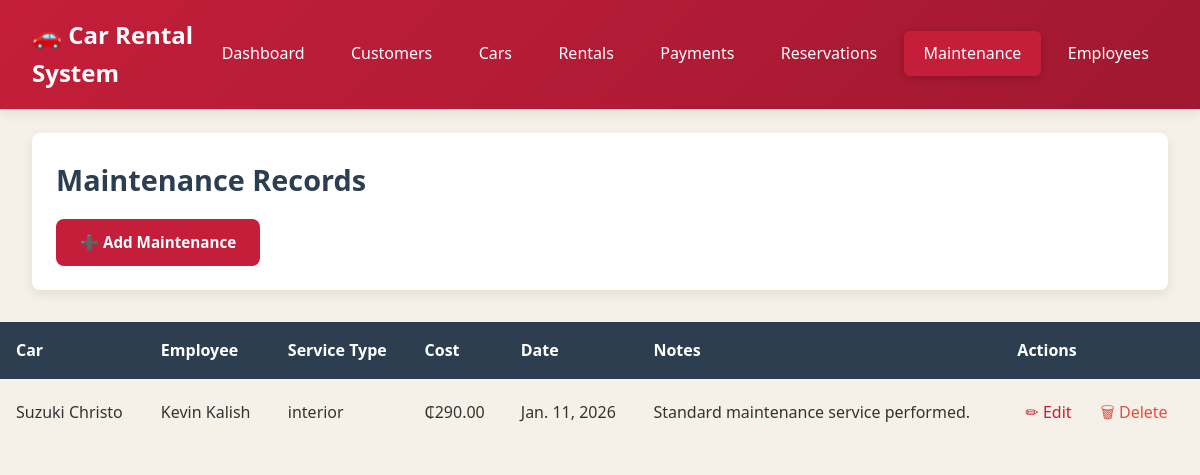
Page /maintenances/ (signed in) on the committed database.
### d_autos_app/models.py (models this page shows, shortened)
class Maintenance(models.Model):
    STATUS_SCHEDULED = 'scheduled'
    STATUS_IN_PROGRESS = 'in_progress'
    STATUS_COMPLETED = 'completed'
    STATUS_CANCELLED = 'cancelled'
    STATUS_CHOICES = [
        (STATUS_SCHEDULED, 'Scheduled'),
        (STATUS_IN_PROGRESS, 'In Progress'),
        (STATUS_COMPLETED, 'Completed'),
        (STATUS_CANCELLED, 'Cancelled'),
    ]
    PRIORITY_LOW = 'low'
    PRIORITY_MEDIUM = 'medium'
    PRIORITY_HIGH = 'high'
    PRIORITY_CRITICAL = 'critical'
    PRIORITY_CHOICES = [
        (PRIORITY_LOW, 'Low'),
        (PRIORITY_MEDIUM, 'Medium'),
        (PRIORITY_HIGH, 'High'),
        (PRIORITY_CRITICAL, 'Critical'),
    ]
    TYPE_OIL_CHANGE = 'oil_change'
    TYPE_TIRE_ROTATION = 'tire_rotation'
    TYPE_BRAKE_SERVICE = 'brake_service'
    TYPE_ENGINE_TUNE = 'engine_tune'
    TYPE_TRANSMISSION = 'transmission'
    TYPE_SUSPENSION = 'suspension'
    TYPE_ELECTRICAL = 'electrical'
    TYPE_AIR_CONDITIONING = 'air_conditioning'
    TYPE_GENERAL_SERVICE = 'general_service'
    TYPE_BODY_REPAIR = 'body_repair'
    TYPE_GLASS_REPLACEMENT = 'glass_replacement'
    TYPE_INTERIOR = 'interior'
    TYPE_EXTERIOR = 'exterior'
    MAINTENANCE_TYPE_CHOICES = [
        (TYPE_OIL_CHANGE, 'Oil Change'),
        (TYPE_TIRE_ROTATION, 'Tire Rotation'),
        (TYPE_BRAKE_SERVICE, 'Brake Service'),
        (TYPE_ENGINE_TUNE, 'Engine Tune-up'),
        (TYPE_TRANSMISSION, 'Transmission Service'),
        (TYPE_SUSPENSION, 'Suspension Repair'),
        (TYPE_ELECTRICAL, 'Electrical System'),
        (TYPE_AIR_CONDITIONING, 'Air Conditioning'),
        (TYPE_GENERAL_SERVICE, 'General Service'),
        (TYPE_BODY_REPAIR, 'Body Repair'),
        (TYPE_GLASS_REPLACEMENT, 'Glass Replacement'),
        (TYPE_INTERIOR, 'Interior Repair'),
        (TYPE_EXTERIOR, 'Exterior Repair'),
    ]
    car = models.ForeignKey(
        Car,
        on_delete=models.CASCADE,
        related_name='maintenances',
        verbose_name='Car'
    )
    employee = models.ForeignKey(
        'Employee',
        on_delete=models.SET_NULL,
        null=True,
        blank=True,
        related_name='maintenances',
        verbose_name='Assigned Mechanic',
        limit_choices_to={'role__in': ['mechanic', 'manager', 'technician']}  # Only mechanics can be assigned
    )
    scheduled_date = models.DateField(
        verbose_name='Scheduled Date',
        help_text='Date when maintenance is scheduled to start',
        default=date.today
    )
    completed_date = models.DateField(
        null=True,
        blank=True,
        verbose_name='Completed Date',
        help_text='Date when maintenance was actually completed'
    )
    next_service_date = models.DateField(
        null=True,
        blank=True,
        verbose_name='Next Service Date',
        help_text='Recommended date for next service'
    )
    next_service_mileage = models.IntegerField(
        null=True,
        blank=True,
        verbose_name='Next Service Mileage',
        help_text='Recommended mileage for next service'
    )
    service_type = models.CharField(
        max_length=50,
        choices=MAINTENANCE_TYPE_CHOICES,
        verbose_name='Maintenance Type',
        help_text='Type of maintenance/service performed',
        default=TYPE_GENERAL_SERVICE
    )
    title = models.CharField(
        max_length=200,
        verbose_name='Maintenance Title',
        help_text='Short description of the maintenance',
        default='General Maintenance Service'
    )
    status = models.CharField(
        max_length=20,
        choices=STATUS_CHOICES,
        default=STATUS_SCHEDULED,
        verbose_name='Status',
        help_text='Current status of the maintenance'
    )
    priority = models.CharField(
        max_length=20,
        choices=PRIORITY_CHOICES,
        default=PRIORITY_MEDIUM,
        verbose_name='Priority',
        help_text='Priority level of the maintenance'
    )
    cost = models.DecimalField(
        max_digits=10,
        decimal_places=2,
        verbose_name='Total Cost',
        help_text='Total cost of maintenance in Ghana Cedis (₵)',
        default=0.00
    )
    labor_cost = models.DecimalField(
        max_digits=10,
        decimal_places=2,
        null=True,
        blank=True,
        verbose_name='Labor Cost',
        help_text='Cost of labor only',
        default=0.00
    )
    parts_cost = models.DecimalField(
        max_digits=10,
        decimal_places=2,
        null=True,
        blank=True,
        verbose_name='Parts Cost',
        help_text='Cost of parts/materials only',
        default=0.00
    )
    tax_amount = models.DecimalField(
        max_digits=10,
        decimal_places=2,
        null=True,
        blank=True,
        verbose_name='Tax Amount',
        help_text='Tax amount included in total',
        default=0.00
    )
    parts_used = models.TextField(
        blank=True,
        verbose_name='Parts Used',
        help_text='List of parts and materials used (comma-separated or one per line)',
        default=''
    )
    parts_quantity = models.TextField(
        blank=True,
        verbose_name='Parts Quantity',
        help_text='Quantity of each part used',
        default=''
    )
    description = models.TextField(
        verbose_name='Detailed Description',
        help_text='Detailed description of the maintenance work performed',
        default='Standard maintenance service performed.'
    )
    notes = models.TextField(
        blank=True,
        verbose_name='Additional Notes',
        help_text='Any additional notes, recommendations, or special instructions',
        default=''
    )
    mileage_at_service = models.IntegerField(
        verbose_name='Mileage at Service',
        help_text='Car mileage when maintenance was performed (in km)',
        default=0
    )
    warranty_period = models.IntegerField(
        null=True,
        blank=True,
        verbose_name='Warranty Period (days)',
        help_text='Warranty period for this service in days',
        default=30
    )
    warranty_expiry_date = models.DateField(
        null=True,
        blank=True,
        verbose_name='Warranty Expiry Date',
        help_text='Date when warranty for this service expires'
    )
    approved_by = models.ForeignKey(
        'Employee',
        on_delete=models.SET_NULL,
        null=True,
        blank=True,
        related_name='approved_maintenances',
        verbose_name='Approved By',
        limit_choices_to={'role__in': ['manager', 'supervisor']}
    )
    approval_date = models.DateField(
        null=True,
        blank=True,
        verbose_name='Approval Date'
    )
    created_at = models.DateTimeField(auto_now_add=True)
    updated_at = models.DateTimeField(auto_now=True)
    class Meta:
        verbose_name = 'Maintenance Record'
        verbose_name_plural = 'Maintenance Records'
        ordering = ['-scheduled_date', 'priority']
        indexes = [
            models.Index(fields=['status', 'priority']),
            models.Index(fields=['car', 'scheduled_date']),
            models.Index(fields=['employee', 'status']),
        ]

class Car(models.Model):
    FUEL_CHOICES = [
        ('petrol', 'Petrol'),
        ('diesel', 'Diesel'),
        ('electric', 'Electric'),
        ('hybrid', 'Hybrid'),
    ]
    brand = models.CharField(max_length=50)
    model = models.CharField(max_length=50)
    year = models.IntegerField()
    plate_number = models.CharField(max_length=20, unique=True)
    rental_price_per_day = models.DecimalField(max_digits=10, decimal_places=2)
    availability = models.BooleanField(default=True)
    color = models.CharField(max_length=30, default='White')
    mileage = models.IntegerField(default=0, help_text="Current mileage in kilometers")
    fuel_type = models.CharField(max_length=20, choices=FUEL_CHOICES, default='petrol')
    notes = models.TextField(blank=True, help_text="Additional notes about the car")
    daily_rate = models.DecimalField(max_digits=10, decimal_places=2, blank=True, null=True)
    license_plate = models.CharField(max_length=20, blank=True, null=True)
    status = models.CharField(max_length=20, default='available')

class Employee(models.Model):
    ROLE_MANAGER = 'manager'
    ROLE_SALES_AGENT = 'sales_agent'
    ROLE_MECHANIC = 'mechanic'
    ROLE_ADMIN = 'admin'
    ROLE_CHOICES = [
        (ROLE_MANAGER, 'Manager'),
        (ROLE_SALES_AGENT, 'Sales Agent'),
        (ROLE_MECHANIC, 'Mechanic'),
        (ROLE_ADMIN, 'Administrator'),
    ]
    user = models.OneToOneField(
        User,
        on_delete=models.CASCADE,
        related_name='employee_profile',
        verbose_name='User Account'
    )
    employee_id = models.CharField(
        max_length=20,
        unique=True,
        verbose_name='Employee ID'
    )
    role = models.CharField(
        max_length=20,
        choices=ROLE_CHOICES,
        verbose_name='Role'
    )
    department = models.CharField(
        max_length=100,
        blank=True,
        verbose_name='Department'
    )
    hire_date = models.DateField(verbose_name='Hire Date')
    salary = models.DecimalField(
        max_digits=10,
        decimal_places=2,
        verbose_name='Salary'
    )
    address = models.TextField(blank=True, verbose_name='Address')
    emergency_contact = models.CharField(
        max_length=100,
        blank=True,
        verbose_name='Emergency Contact'
    )
    emergency_phone = models.CharField(
        max_length=15,
        blank=True,
        verbose_name='Emergency Phone'
    )
    class Meta:
        verbose_name = 'Employee'
        verbose_name_plural = 'Employees'
        ordering = ['employee_id']

class User(AbstractUser):
    USER_TYPE_ADMIN = 'admin'
    USER_TYPE_EMPLOYEE = 'employee'
    USER_TYPE_CHOICES = [
        (USER_TYPE_ADMIN, 'Administrator'),
        (USER_TYPE_EMPLOYEE, 'Employee'),
    ]
    username = None
    email = models.EmailField(_('email address'), unique=True)
    user_type = models.CharField(
        max_length=20,
        choices=USER_TYPE_CHOICES,
        default=USER_TYPE_EMPLOYEE,
        verbose_name='User Type'
    )
    phone = models.CharField(max_length=15, blank=True, verbose_name='Phone Number')
    profile_image = models.ImageField(
        upload_to='profile_images/',
        null=True,
        blank=True,
        verbose_name='Profile Image'
    )
    is_active = models.BooleanField(default=True)
    created_at = models.DateTimeField(auto_now_add=True)
    updated_at = models.DateTimeField(auto_now=True)
    USERNAME_FIELD = 'email'
    REQUIRED_FIELDS = []
    objects = UserManager()
    class Meta:
        verbose_name = 'User'
        verbose_name_plural = 'Users'
        ordering = ['-date_joined']
    @property
    def is_admin(self):
        return self.user_type == self.USER_TYPE_ADMIN or self.is_superuser
    @property
    def is_employee(self):
        return self.user_type == self.USER_TYPE_EMPLOYEE

### d_autos_app/views.py (the view)
# urls.py: path('maintenances/', views.maintenance_list, name='maintenance_list'),
@login_required
def maintenance_list(request):
    maintenances = Maintenance.objects.select_related('car', 'employee')
    return render(request, 'd_autos_app/maintenances.html', {'maintenances': maintenances})

### templates/d_autos_app/maintenances.html (shortened to what this page needs)
{% load static %}
<!DOCTYPE html>
<html>
<head>
    <link rel="stylesheet" href="{% static 'css/style.css' %}">
</head>
<body>
<nav class="navbar">
    <div class="logo">🚗 Car Rental System</div>
    <ul class="nav-links">
        <li>
            <a href="{% url 'dashboard' %}"
               class="{% if request.resolver_match.url_name == 'dashboard' %}active{% endif %}">
               Dashboard
            </a>
        </li>
        <li>
            <a href="{% url 'customer_list' %}"
               class="{% if request.resolver_match.url_name == 'customer_list' %}active{% endif %}">
               Customers
            </a>
        </li>
        <li>
            <a href="{% url 'car_list' %}"
               class="{% if request.resolver_match.url_name == 'car_list' %}active{% endif %}">
               Cars
            </a>
        </li>
        <li>
            <a href="{% url 'rental_list' %}"
               class="{% if request.resolver_match.url_name == 'rental_list' %}active{% endif %}">
               Rentals
            </a>
        </li>
        <li>
            <a href="{% url 'payment_list' %}"
               class="{% if request.resolver_match.url_name == 'payment_list' %}active{% endif %}">
               Payments
            </a>
        </li>
        <li>
            <a href="{% url 'reservation_list' %}"
               class="{% if request.resolver_match.url_name == 'reservation_list' %}active{% endif %}">
               Reservations
            </a>
        </li>
        <li>
            <a href="{% url 'maintenance_list' %}"
               class="{% if request.resolver_match.url_name == 'maintenance_list' %}active{% endif %}">
               Maintenance
            </a>
        </li>
        <li>
            <a href="{% url 'employee_list' %}"
               class="{% if request.resolver_match.url_name == 'employee_list' %}active{% endif %}">
               Employees
            </a>
        </li>
    </ul>
</nav>
<div class="page-header">
    <h2>Maintenance Records</h2>
    <div class="page-actions">
        <a href="{% url 'maintenance_add' %}" class="btn primary">➕ Add Maintenance</a>
    </div>
</div>
<div class="table-container">
<table>
    <thead>
    <tr>
        <th>Car</th>
        <th>Employee</th>
        <th>Service Type</th>
        <th>Cost</th>
        <th>Date</th>
        <th>Notes</th>
        <th>Actions</th>
    </tr>
    </thead>
    <tbody>
    {% for maintenance in maintenances %}
    <tr>
        <td>{{ maintenance.car.brand }} {{ maintenance.car.model }}</td>
        <td>{{ maintenance.employee.user.first_name }} {{ maintenance.employee.user.last_name }}</td>
        <td>{{ maintenance.service_type }}</td>
        <td>₵{{ maintenance.cost }}</td>
        <td>{{ maintenance.scheduled_date }}</td>
        <td>{{ maintenance.description }}</td>
        <td class="actions">
            <a href="{% url 'maintenance_edit' pk=maintenance.pk %}">✏ Edit</a>
            <a href="{% url 'maintenance_delete' pk=maintenance.pk %}">🗑 Delete</a>
        </td>
    </tr>
    {% endfor %}
    </tbody>
</table>
</div>
</body>
</html>

### rows in the picture
Maintenance: car.brand "Suzuki", car.model "Christo", employee.user.first_name "Kevin", employee.user.last_name "Kalish", service_type "interior", cost "290.00", scheduled_date "Jan. 11, 2026", description "Standard maintenance service performed."
